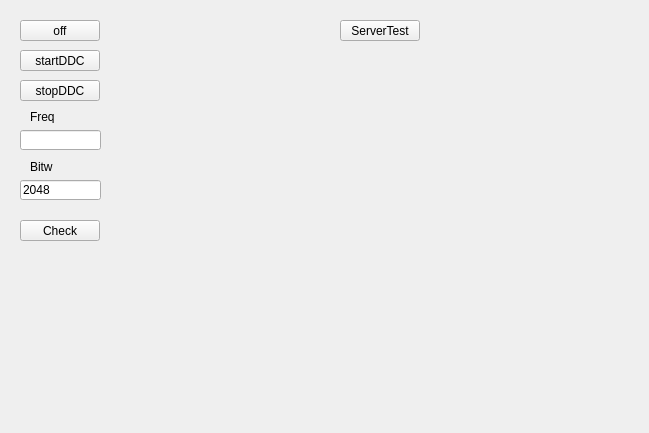
<?xml version="1.0" encoding="UTF-8"?>
<ui version="4.0">
 <class>Widget</class>
 <widget class="QWidget" name="Widget">
  <property name="geometry">
   <rect>
    <x>0</x>
    <y>0</y>
    <width>649</width>
    <height>433</height>
   </rect>
  </property>
  <property name="windowTitle">
   <string>Widget</string>
  </property>
  <widget class="QPushButton" name="powerButton">
   <property name="geometry">
    <rect>
     <x>20</x>
     <y>20</y>
     <width>80</width>
     <height>21</height>
    </rect>
   </property>
   <property name="text">
    <string>off</string>
   </property>
  </widget>
  <widget class="QPushButton" name="startDDCButton">
   <property name="geometry">
    <rect>
     <x>20</x>
     <y>50</y>
     <width>80</width>
     <height>21</height>
    </rect>
   </property>
   <property name="text">
    <string>startDDC</string>
   </property>
  </widget>
  <widget class="QPushButton" name="stopDDCButtton">
   <property name="geometry">
    <rect>
     <x>20</x>
     <y>80</y>
     <width>80</width>
     <height>21</height>
    </rect>
   </property>
   <property name="text">
    <string>stopDDC</string>
   </property>
  </widget>
  <widget class="QPushButton" name="serverTest">
   <property name="geometry">
    <rect>
     <x>340</x>
     <y>20</y>
     <width>80</width>
     <height>21</height>
    </rect>
   </property>
   <property name="text">
    <string>ServerTest</string>
   </property>
  </widget>
  <widget class="QLineEdit" name="FreqSiftCenter">
   <property name="geometry">
    <rect>
     <x>20</x>
     <y>130</y>
     <width>81</width>
     <height>20</height>
    </rect>
   </property>
   <property name="text">
    <string/>
   </property>
  </widget>
  <widget class="QLineEdit" name="Bitper">
   <property name="geometry">
    <rect>
     <x>20</x>
     <y>180</y>
     <width>81</width>
     <height>20</height>
    </rect>
   </property>
   <property name="text">
    <string>2048</string>
   </property>
  </widget>
  <widget class="QLabel" name="label">
   <property name="geometry">
    <rect>
     <x>30</x>
     <y>160</y>
     <width>47</width>
     <height>13</height>
    </rect>
   </property>
   <property name="text">
    <string>Bitw</string>
   </property>
  </widget>
  <widget class="QLabel" name="label_2">
   <property name="geometry">
    <rect>
     <x>30</x>
     <y>110</y>
     <width>47</width>
     <height>13</height>
    </rect>
   </property>
   <property name="text">
    <string>Freq</string>
   </property>
  </widget>
  <widget class="QPushButton" name="checkbotton">
   <property name="geometry">
    <rect>
     <x>20</x>
     <y>220</y>
     <width>80</width>
     <height>21</height>
    </rect>
   </property>
   <property name="text">
    <string>Check</string>
   </property>
  </widget>
  <widget class="QCustomPlot" name="PlotWidget" native="true">
   <property name="geometry">
    <rect>
     <x>170</x>
     <y>90</y>
     <width>381</width>
     <height>331</height>
    </rect>
   </property>
  </widget>
 </widget>
 <layoutdefault spacing="6" margin="11"/>
 <customwidgets>
  <customwidget>
   <class>QCustomPlot</class>
   <extends>QWidget</extends>
   <header>qcustomplot.h</header>
   <container>1</container>
  </customwidget>
 </customwidgets>
 <resources/>
 <connections/>
</ui>
